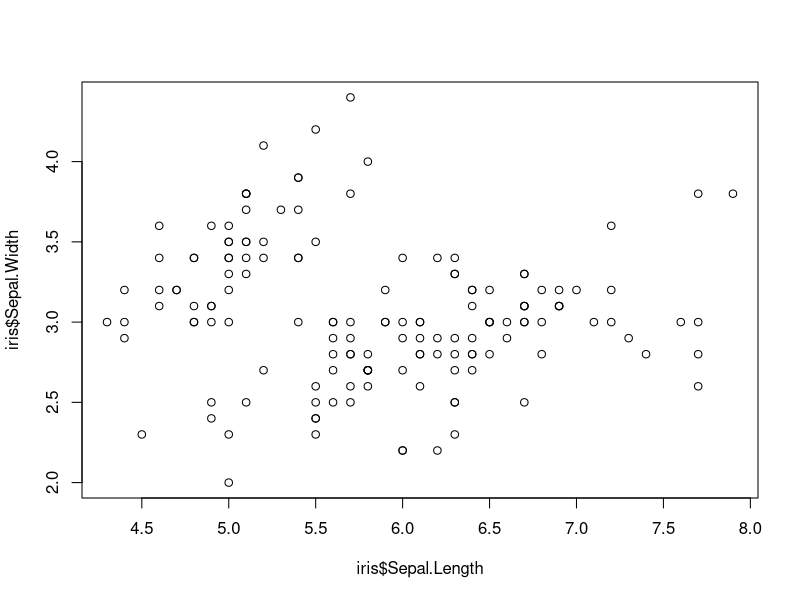
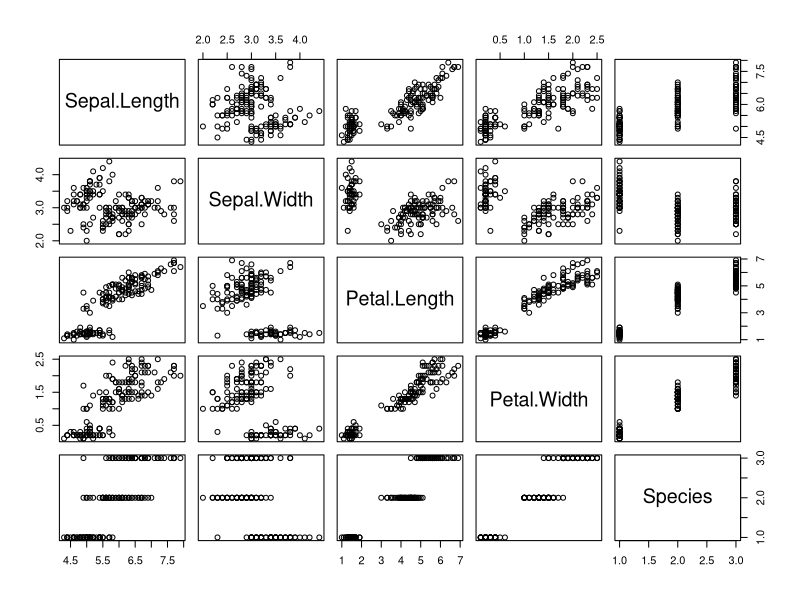
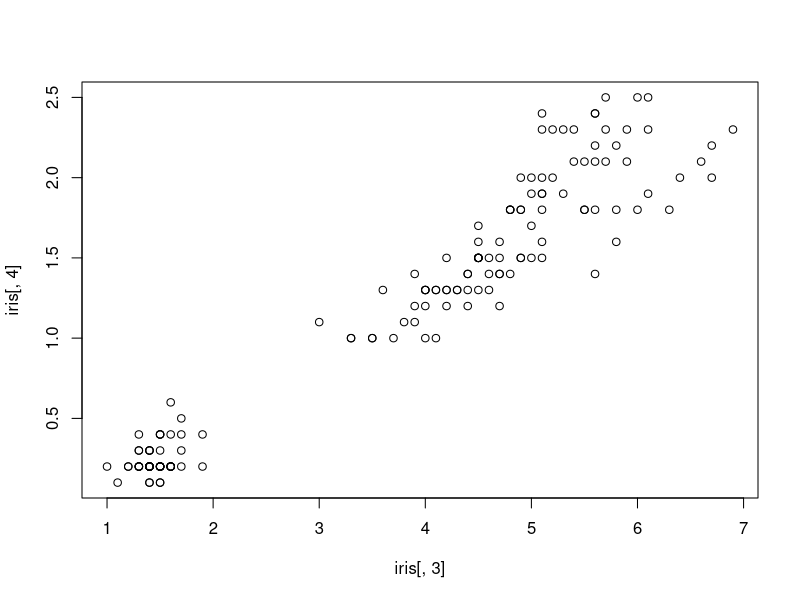
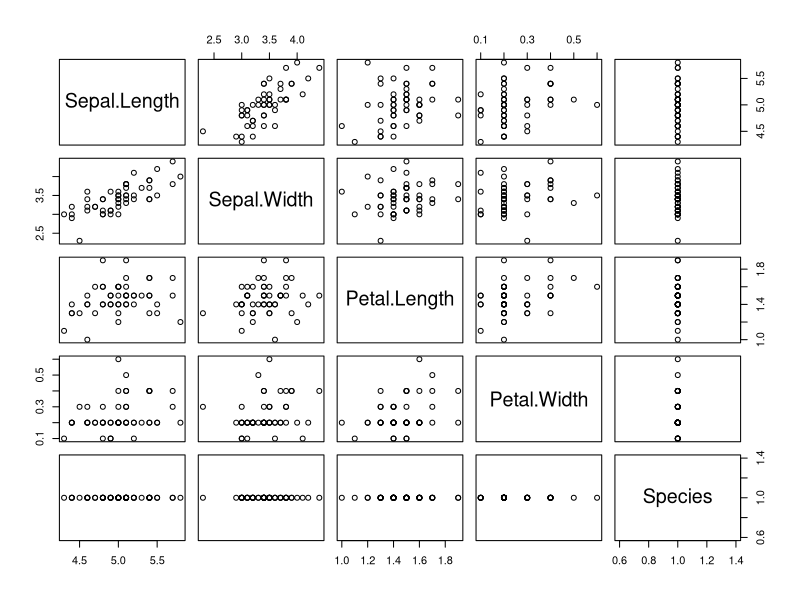
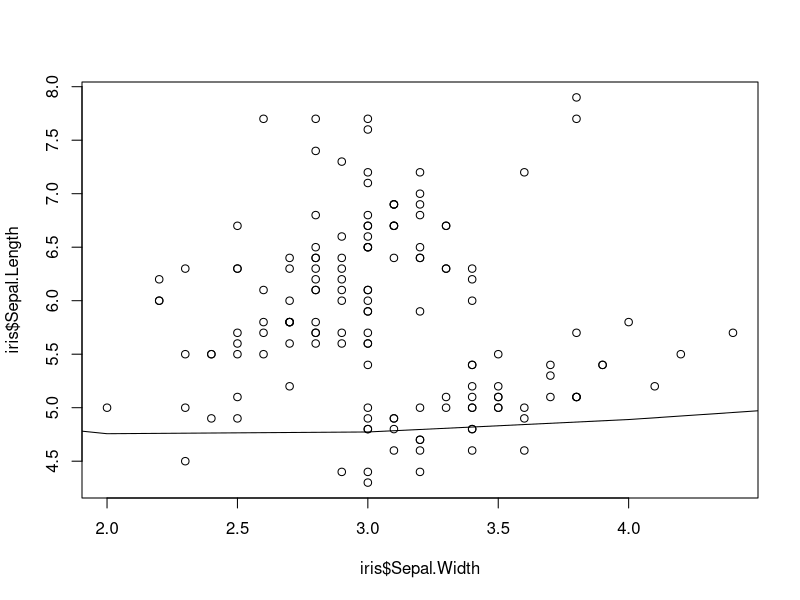

Here is the R script that generated these plots, in order: (Note: this script raises an error after producing the figures.)
str(iris)

# 相関をプロット
plot(iris$Sepal.Length, iris$Sepal.Width)
pairs(iris[1:5])

plot(iris[,3],iris[,4])

# 相関係数を計算
cor(iris[1:4], method = "p")
str(iris)

# Factor型を数字型に
my_iris <- iris
my_iris[,5] <- as.numeric(my_iris[,5])

# 相関係数を計算
cor(my_iris)

# Factorで1種類に絞り、相関をプロット
pairs(iris[iris$Species == 'setosa',])

# 正規分布でglm
fit = glm(Sepal.Length ~ Sepal.Width + Petal.Length + Petal.Width + Species, data = iris, family = gaussian)

plot(iris$Sepal.Width, iris$Sepal.Length)
lines(fit$fitted.values)

fit = glm(Sepal.Length ~ Sepal.Width + Petal.Length + Petal.Width, data = iris, family = gaussian)
summary(fit)

cor(my_iris[2:5])
fit = glm(Sepal.Length ~ Sepal.Width + Petal.Length, data = iris, family = gaussian)
summary(fit)

# aicでモデルを決定
fit = lm(Sepal.Length ~ Sepal.Width + Petal.Length + Petal.Width + Species, data = iris)
my_step <- step(fit)

# 木で分類
my_tree <- tree(Sepal.Length ~ Sepal.Width + Petal.Length + Petal.Width + Species, data = my_iris)
plot(my_tree)
text(my_tree)

# 木で回帰
plot(my_iris$Sepal.Length,my_iris$Sepal.Width)
partition.tree(my_tree,add=T,col=2)

# 木の剪定
my_tree2 <- prune.tree(my_tree,best=10)
plot(my_tree2)
text(my_tree2)


my_tree <- tree(Sepal.Length ~ Sepal.Width + Species, data = my_iris)
plot(my_tree)
text(my_tree)

# パレート図を作った
z <- table(cut(iris$Petal.Length, breaks = seq(3,8,0.2)))
pareto.chart(z)

# 種別で色分け
with(iris, plot(Petal.Length, Species, col=rainbow(7)[Species]))
